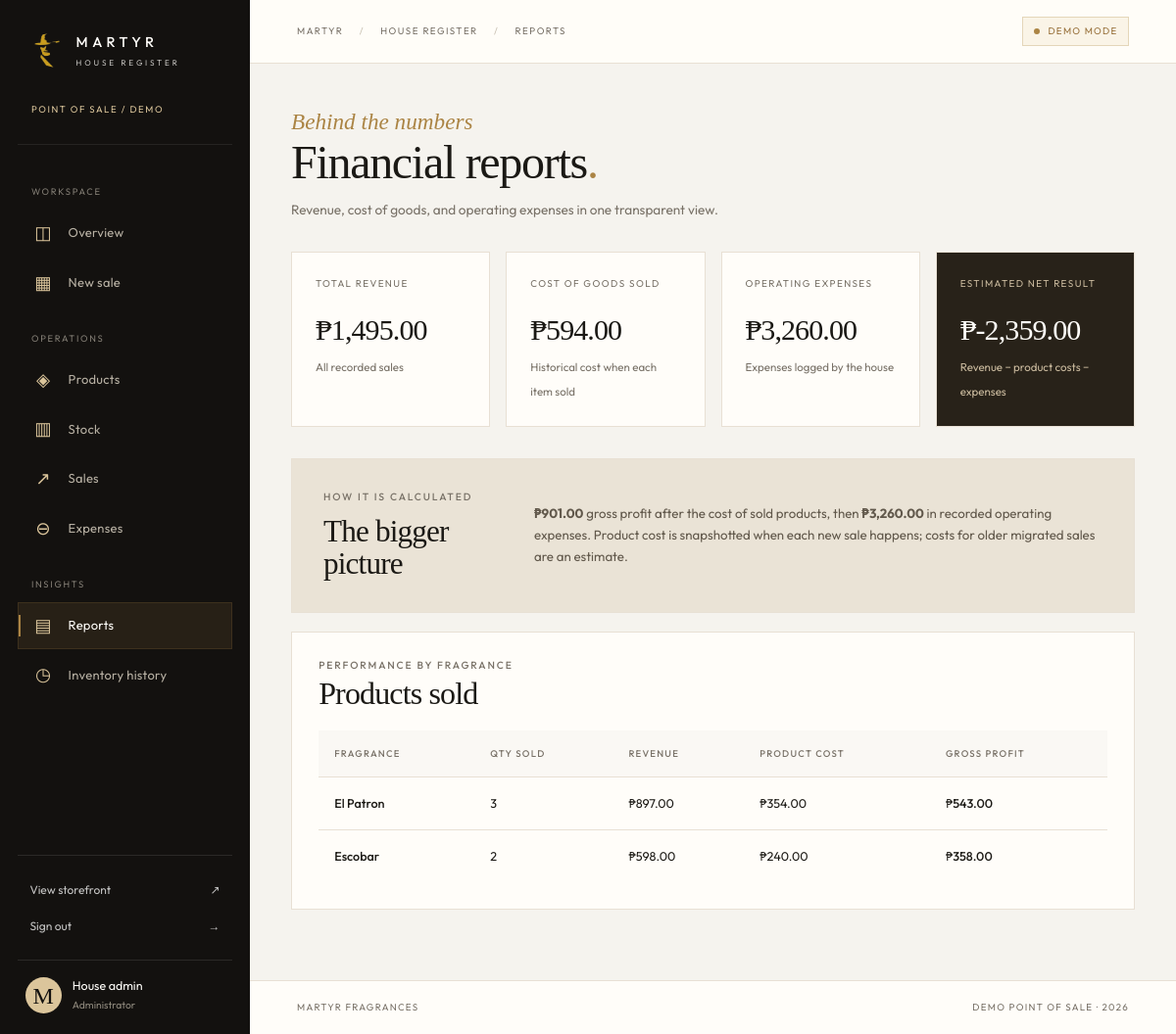
The page /admin/reports (signed in) on the database its author committed.
### tables this page shows
CREATE TABLE sale_items (
    id INTEGER PRIMARY KEY,
    sale_id INTEGER NOT NULL,
    product_id TEXT NOT NULL,
    product_name TEXT NOT NULL,
    quantity INTEGER NOT NULL,
    unit_price REAL NOT NULL,
    unit_cost REAL NOT NULL DEFAULT 0,
    line_total REAL NOT NULL,
    FOREIGN KEY (sale_id) REFERENCES sales(id),
    FOREIGN KEY (product_id) REFERENCES products(id)
);

### app.py (the view)
@app.get("/admin/reports")
@require_admin
def admin_reports():
    connection = get_db()
    sellers = connection.execute(
        """SELECT product_name, SUM(quantity) AS qty, SUM(line_total) AS sales,
                  SUM(quantity * unit_cost) AS cogs
           FROM sale_items GROUP BY product_name ORDER BY sales DESC""",
    ).fetchall()
    revenue = connection.execute("SELECT COALESCE(SUM(total), 0) AS n FROM sales").fetchone()["n"]
    expenses = connection.execute("SELECT COALESCE(SUM(amount), 0) AS n FROM expenses").fetchone()["n"]
    cogs = connection.execute(
        "SELECT COALESCE(SUM(quantity * unit_cost), 0) AS n FROM sale_items"
    ).fetchone()["n"]
    connection.close()
    return render_template("admin_reports.html", sellers=sellers, revenue=revenue,
                           expenses=expenses, cogs=cogs)

### app.py (called while the page is built)
def peso(amount):
    return f"₱{float(amount or 0):,.2f}"

def csrf_token():
    if "_csrf_token" not in session:
        session["_csrf_token"] = secrets.token_urlsafe(32)
    return session["_csrf_token"]

@app.before_request
def check_csrf():
    if request.method == "POST":
        submitted = request.form.get("_csrf_token", "")
        if not hmac.compare_digest(submitted, csrf_token()):
            abort(400, description="Form expired. Refresh the page and try again.")

def cart_count():
    return sum(max(0, int(q)) for q in session.get("cart", {}).values())

@app.context_processor
def inject_nav():
    return {
        "cart_count": cart_count(),
        "admin_name": session.get("user"),
        "customer_name": session.get("customer_name"),
        "customer_id": session.get("customer_id"),
        "csrf_token": csrf_token,
        "today": date.today().isoformat(),
    }

def require_admin(view):
    @wraps(view)
    def wrapped(*args, **kwargs):
        if not session.get("user"):
            return redirect(url_for("admin_login"))
        return view(*args, **kwargs)
    return wrapped

### db.py (called while the page is built)
def get_db():
    connection = sqlite3.connect(DB_FILE, timeout=15)
    connection.row_factory = sqlite3.Row
    connection.execute("PRAGMA foreign_keys = ON")
    connection.execute("PRAGMA busy_timeout = 15000")
    return connection

### templates/admin_reports.html (shortened to what this page needs)
{% extends "admin_base.html" %}
{% block breadcrumb %}Reports{% endblock %}
{% block eyebrow %}Behind the numbers{% endblock %}
{% block heading %}Financial reports<span class="gold-period">.</span>{% endblock %}
{% block subtitle %}Revenue, cost of goods, and operating expenses in one transparent view.{% endblock %}
{% block content %}<div class="stats report-stats"><div class="stat"><span class="stat-label">TOTAL REVENUE</span><b>{{ revenue|peso }}</b><span class="stat-foot">All recorded sales</span></div><div class="stat"><span class="stat-label">COST OF GOODS SOLD</span><b>{{ cogs|peso }}</b><span class="stat-foot">Historical cost when each item sold</span></div><div class="stat"><span class="stat-label">OPERATING EXPENSES</span><b>{{ expenses|peso }}</b><span class="stat-foot">Expenses logged by the house</span></div><div class="stat featured"><span class="stat-label">ESTIMATED NET RESULT</span><b>{{ (revenue - cogs - expenses)|peso }}</b><span class="stat-foot">Revenue − product costs − expenses</span></div></div><div class="report-explainer"><div><p class="mini-heading">HOW IT IS CALCULATED</p><h2>The bigger picture</h2></div><p><strong>{{ (revenue - cogs)|peso }}</strong> gross profit after the cost of sold products, then <strong>{{ expenses|peso }}</strong> in recorded operating expenses. Product cost is snapshotted when each new sale happens; costs for older migrated sales are an estimate.</p></div><section class="admin-card"><div class="card-header"><div><p class="mini-heading">PERFORMANCE BY FRAGRANCE</p><h2>Products sold</h2></div></div><div class="table-scroll"><table class="sheet"><thead><tr><th>Fragrance</th><th>Qty sold</th><th>Revenue</th><th>Product cost</th><th>Gross profit</th></tr></thead><tbody>{% for row in sellers %}<tr><td><strong>{{ row.product_name }}</strong></td><td>{{ row.qty }}</td><td>{{ row.sales|peso }}</td><td>{{ row.cogs|peso }}</td><td><strong>{{ (row.sales - row.cogs)|peso }}</strong></td></tr>{% else %}<tr><td colspan="5" class="empty-table">No sales recorded.</td></tr>{% endfor %}</tbody></table></div></section>{% endblock %}

### static/style.css (style rules this page uses)
:root { --cream: #f5f1e9; --paper: #fffdf9; --ink: #1b1915; --muted: #797268; --gold: #ab8444; --gold-soft: #dbc59b; --line: #e8e0d4; --night: #13110f; --danger: #a14440; --ok: #426b50; --serif: "Cormorant Garamond", Georgia, serif; --sans: "Outfit", system-ui, sans-serif; --ease: cubic-bezier(.2,.8,.2,1); }
* { box-sizing: border-box; }
html { scroll-behavior: smooth; }
html, body { margin: 0; min-width: 320px; }
body { background: var(--cream); color: var(--ink); font: 400 15px/1.65 var(--sans); -webkit-font-smoothing: antialiased; }
h1, h2, h3, p { margin-top: 0; }
h1, h2, h3 { font-family: var(--serif); font-weight: 500; letter-spacing: -.027em; line-height: 1.08; }
h2 { font-size: clamp(1.8rem, 2.6vw, 2.7rem); }
.gold-period { color: var(--gold); }
.overline, .mini-heading, .field-title { font: 500 .65rem/1.4 var(--sans); letter-spacing: .18em; color: var(--gold); text-transform: uppercase; }
.mini-heading { color: var(--muted); margin-bottom: .6rem; }
.mini-heading { display: flex; justify-content: space-between; gap: 1rem; }
.admin { display: block; background: #f5f3ee; }
.stats { display: grid; grid-template-columns: repeat(3,minmax(0,1fr)); gap: 1rem; margin-bottom: 2rem; }
.stat { position: relative; background: var(--paper); padding: 1.8rem; border: 1px solid var(--line); min-width: 0; }
.stat-label { display: flex; align-items: center; gap: .7rem; font-size: .62rem; letter-spacing: .14em; color: var(--muted); }
.stat b { display: block; font: 500 clamp(2rem,3vw,3rem)/1 var(--serif); letter-spacing: -.03em; margin: 1.5rem 0 .6rem; overflow-wrap: anywhere; }
.stat-foot { font-size: .72rem; color: var(--muted); }
.admin-card { background: var(--paper); border: 1px solid var(--line); min-width: 0; padding: 1.7rem; }
.card-header { display: flex; justify-content: space-between; align-items: center; gap: 1rem; margin-bottom: 1.3rem; }
.card-header h2 { font-size: 2rem; margin: 0; }
.card-header .mini-heading { margin: 0 0 .2rem; }
.table-scroll { width: 100%; overflow-x: auto; }
.sheet { width: 100%; border-collapse: collapse; text-align: left; font-size: .79rem; }
.sheet th { padding: .95rem 1rem; text-align: left; white-space: nowrap; border-bottom: 1px solid var(--line); background: #faf8f4; color: var(--muted); font-size: .6rem; font-weight: 500; letter-spacing: .13em; text-transform: uppercase; }
.sheet td { padding: 1rem; border-bottom: 1px solid var(--line); vertical-align: middle; }
.sheet tbody tr:last-child td { border-bottom: 0; }
.sheet td strong { font-weight: 500; }
.report-stats { grid-template-columns: repeat(4,minmax(0,1fr)); }
.report-stats .stat { padding: 1.5rem; }
.report-stats .stat b { font-size: clamp(1.8rem,2.5vw,2.6rem); }
.report-stats .featured { color: var(--paper); background: #282219; }
.report-stats .featured .stat-label, .report-stats .featured .stat-foot { color: #c9b99d; }
.report-explainer { display: flex; gap: 3rem; justify-content: space-between; align-items: center; margin-bottom: 1.2rem; padding: 2rem; border: 1px solid var(--line); background: #eae3d6; }
.report-explainer h2 { margin: 0; }
.report-explainer > p { max-width: 580px; color: #61584b; margin: 0; font-size: .83rem; }

### rows shown on the page
sale_items: product_name "El Patron", qty "3", sales|peso "₱897.00", cogs|peso "₱354.00", sales "₱543.00"
sale_items: product_name "Escobar", qty "2", sales|peso "₱598.00", cogs|peso "₱240.00", sales "₱358.00"

### other values the page prints
{{ admin_name }} "House admin"
{{ revenue|peso }} "₱1,495.00"
{{ cogs|peso }} "₱594.00"
{{ expenses|peso }} "₱3,260.00"
{{ (revenue - cogs - expenses)|peso }} "₱-2,359.00"
{{ (revenue - cogs)|peso }} "₱901.00"
